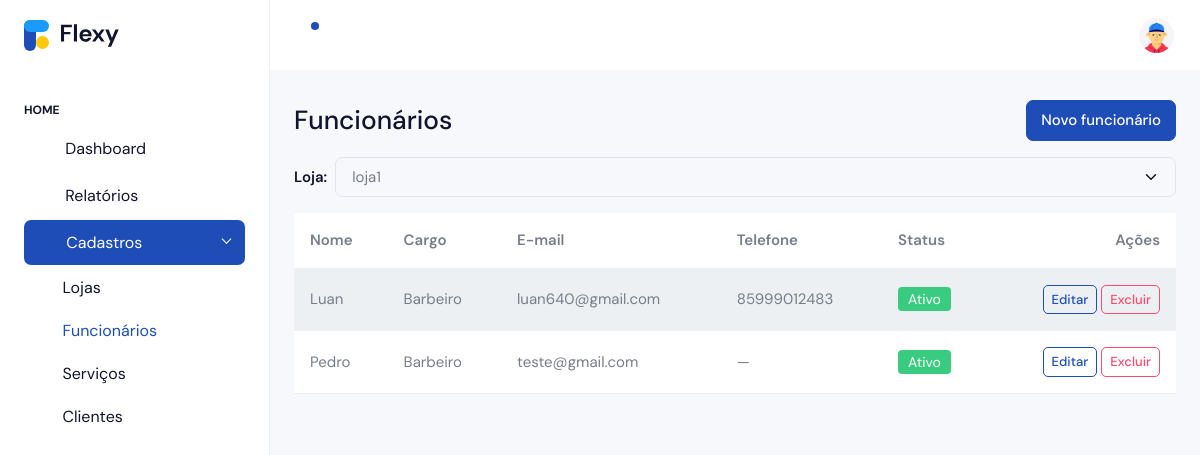
The app's page /cadastro/funcionarios/ (signed in) with its own data.
### apps/cadastro/models.py (models this page shows, shortened)
class Funcionario(models.Model):
    class Cargo(models.TextChoices):
        BARBEIRO = 'barbeiro', 'Barbeiro'
        CABELEIREIRO = 'cabeleireiro', 'Cabeleireiro(a)'
        MANICURE = 'manicure', 'Manicure/Pedicure'
        ESTETICISTA = 'esteticista', 'Esteticista'
        SOMBRANCELHA = 'sobrancelha', 'Designer de Sobrancelha'
        RECEPCAO = 'recepcao', 'Recepção'
        OUTRO = 'outro', 'Outro'
    phone_regex = RegexValidator(
        r'^\+?\d{10,15}$',
        'Informe telefone no formato internacional, ex.: +5585...'
    )
    loja = models.ForeignKey('Loja', on_delete=models.CASCADE, related_name='funcionarios')
    nome = models.CharField(max_length=120)
    cargo = models.CharField(max_length=20, choices=Cargo.choices, default=Cargo.BARBEIRO)
    email = models.EmailField(blank=True, null=True)
    telefone = models.CharField(max_length=17, blank=True, null=True, validators=[phone_regex])
    slug = models.SlugField(max_length=160, blank=True)
    ativo = models.BooleanField(default=True)
    cor_hex = models.CharField(max_length=7, default='#000000', help_text='Cor para exibir no calendário (ex.: #FF0000)')
    criado_em = models.DateTimeField(auto_now_add=True)
    atualizado_em = models.DateTimeField(auto_now=True)
    class Meta:
        verbose_name = 'Funcionário'
        verbose_name_plural = 'Funcionários'
        unique_together = (('loja', 'slug'),)
        ordering = ('nome',)

### apps/cadastro/views.py (the view, shortened to what this page needs)
# urls.py: path('funcionarios/', views.funcionarios, name='funcionarios'),
@login_required
@subscription_required
def funcionarios(request):
    if not getattr(request.user, 'is_owner', False):
        return redirect('accounts:owner_login')
    COLOR_PRESETS = ['#E74C3C','#E67E22','#F1C40F','#2ECC71','#1ABC9C','#3498DB','#9B59B6','#34495E','#95A5A6','#E91E63']
    lojas_qs = request.user.lojas.order_by('nome')
    loja = _get_loja_ativa(request, lojas_qs)
    target = request.headers.get('HX-Target')
    form = FuncionarioForm(lojas=lojas_qs, initial={'loja': loja})
    inst = Funcionario(loja=loja)
    formset = _agenda_formset(inst)
    qs = loja.funcionarios.order_by('nome')
    ctx = {'lojas': lojas_qs, 'loja': loja, 'form': form, 'formset': formset, 'funcionarios': qs, 'color_presets': COLOR_PRESETS}
    if request.headers.get('HX-Request') and target != 'content':
        return render(request, 'cadastro/partials/funcionarios.html', ctx)
    return render(request, 'cadastro/funcionarios.html', ctx)

### apps/accounts/models.py (called while the page is built)
    def is_active(self) -> bool:
        return timezone.now() <= self.end_date

### apps/cadastro/models.py (called while the page is built)
    def __str__(self):
        return f"{self.nome} ({self.owner.email})"

### apps/cadastro/views.py (called while the page is built)
def _get_loja_ativa(request, lojas_qs):
    data = request.GET if request.method == 'GET' else request.POST
    loja_id = data.get('loja_filtro') or data.get('loja')
    loja = None
    if loja_id:
        try:
            loja = lojas_qs.filter(id=int(loja_id)).first()
        except (ValueError, TypeError):
            loja = None
    return loja or lojas_qs.first()

def _agenda_formset(instance, data=None):
    formset = FuncionarioAgendaSemanalFormSet(data=data, instance=instance, prefix="agenda")
    usados = {f.instance.weekday for f in formset.initial_forms if f.instance.pk}
    restantes = [d for d in range(7) if d not in usados]
    for form, dia in zip(formset.extra_forms, restantes):
        form.initial["weekday"] = dia
    return formset

### apps/cadastro/templates/cadastro/funcionarios.html (shortened to what this page needs)
{% extends 'accounts/index.html' %}
{% load widget_tweaks %}
{% block content %}
<div class="d-flex justify-content-between align-items-center mb-3">
  <h3 class="m-0">Funcionários</h3>
  <button class="btn btn-primary" data-bs-toggle="modal" data-bs-target="#modalFuncionario">
    Novo funcionário
  </button>
</div>
<form id="filtros-func" class="mb-3 d-flex gap-2">
  <label class="form-label m-0 align-self-center">Loja:</label>
  <select name="loja_filtro" class="form-select"
          hx-get="{% url 'cadastro:funcionarios' %}"
          hx-target="#funcionarios-tbody"
          hx-select="#funcionarios-tbody"
          hx-swap="outerHTML"
          hx-indicator="#funcionarios-loading"
          hx-push-url="true"
          hx-trigger="change">
    {% for l in lojas %}
      <option value="{{ l.id }}" {% if loja and l.id == loja.id %}selected{% endif %}>{{ l.nome }}</option>
    {% endfor %}
  </select>
</form>
<div class="table-responsive">
  <table class="table table-striped align-middle">
    <thead>
      <tr><th>Nome</th><th>Cargo</th><th>E-mail</th><th>Telefone</th><th>Status</th><th class="text-end">Ações</th></tr>
    </thead>
    {% include 'cadastro/partials/funcionarios.html' %}
  </table>
</div>
{% endblock %}

### apps/cadastro/templates/cadastro/partials/funcionarios.html
<tbody id="funcionarios-tbody">
  {% for f in funcionarios %}
  <tr>
    <td>{{ f.nome }}</td>
    <td>{{ f.get_cargo_display }}</td>
    <td>{{ f.email|default:"—" }}</td>
    <td>{{ f.telefone|default:"—" }}</td>
    <td>
      {% if f.ativo %}
        <span class="badge bg-success">Ativo</span>
      {% else %}
        <span class="badge bg-secondary">Inativo</span>
      {% endif %}
    </td>
    <td class="text-end">
      <button
        class="btn btn-sm btn-outline-primary"
        hx-get="{% url 'cadastro:funcionario_edit' f.pk %}"
        hx-target="#modalFuncionarioOps .modal-content"
        hx-swap="innerHTML"
        hx-on="htmx:afterOnLoad: (function(){ const m=document.getElementById('modalFuncionarioOps'); if(m){ bootstrap.Modal.getOrCreateInstance(m).show(); } })()"
      >
        Editar
      </button>
      <button
        class="btn btn-sm btn-outline-danger"
        hx-get="{% url 'cadastro:funcionario_delete' f.pk %}"
        hx-target="#modalFuncionarioOps .modal-content"
        hx-swap="innerHTML"
        hx-on="htmx:afterOnLoad: (function(){ const m=document.getElementById('modalFuncionarioOps'); if(m){ bootstrap.Modal.getOrCreateInstance(m).show(); } })()"
      >
        Excluir
      </button>
    </td>
  </tr>
  {% empty %}
  <tr><td colspan="6" class="text-muted">Nenhum funcionário ainda.</td></tr>
  {% endfor %}
</tbody>

### records on screen
Funcionario: nome "Luan", cargo "Barbeiro", email "luan640@gmail.com", telefone "85999012483", ativo "Ativo"
Funcionario: nome "Pedro", cargo "Barbeiro", email "teste@gmail.com", telefone "—", ativo "Ativo"

### other values on screen
form field loja_filtro "loja1"
